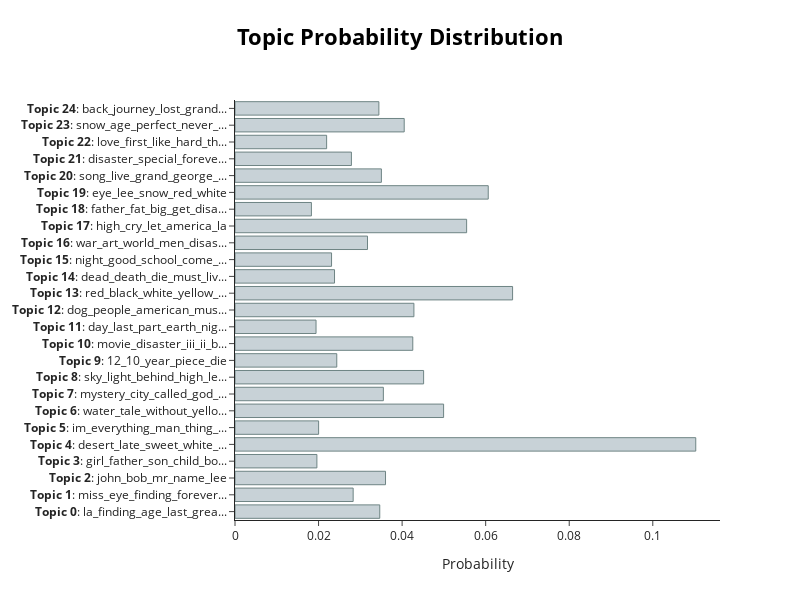

The code cell stored with this chart in its notebook:
### Code cell
# Visualize probability distribution
topic_model_title.visualize_distribution(topic_model_title.probabilities_[0], min_probability=0.001)

### Figure 1 — Plotly figure (JSON) as saved in the notebook; plotly's stock layout.template omitted (floating-point values rounded to 4 significant figures)
{"data": [{"marker": {"color": "#C8D2D7", "line": {"color": "#6E8484", "width": 1}}, "orientation": "h", "type": "bar", "x": [0.03465, 0.02828, 0.03603, 0.0196, 0.1103, 0.02001, 0.04993, 0.03551, 0.04515, 0.02436, 0.04256, 0.0194, 0.04283, 0.06644, 0.02382, 0.02311, 0.03172, 0.05544, 0.01829, 0.06061, 0.03504, 0.02786, 0.02193, 0.0405, 0.03444], "y": ["<b>Topic 0</b>: la_finding_age_last_grea...", "<b>Topic 1</b>: miss_eye_finding_forever...", "<b>Topic 2</b>: john_bob_mr_name_lee", "<b>Topic 3</b>: girl_father_son_child_bo...", "<b>Topic 4</b>: desert_late_sweet_white_...", "<b>Topic 5</b>: im_everything_man_thing_...", "<b>Topic 6</b>: water_tale_without_yello...", "<b>Topic 7</b>: mystery_city_called_god_...", "<b>Topic 8</b>: sky_light_behind_high_le...", "<b>Topic 9</b>: 12_10_year_piece_die", "<b>Topic 10</b>: movie_disaster_iii_ii_b...", "<b>Topic 11</b>: day_last_part_earth_nig...", "<b>Topic 12</b>: dog_people_american_mus...", "<b>Topic 13</b>: red_black_white_yellow_...", "<b>Topic 14</b>: dead_death_die_must_liv...", "<b>Topic 15</b>: night_good_school_come_...", "<b>Topic 16</b>: war_art_world_men_disas...", "<b>Topic 17</b>: high_cry_let_america_la", "<b>Topic 18</b>: father_fat_big_get_disa...", "<b>Topic 19</b>: eye_lee_snow_red_white", "<b>Topic 20</b>: song_live_grand_george_...", "<b>Topic 21</b>: disaster_special_foreve...", "<b>Topic 22</b>: love_first_like_hard_th...", "<b>Topic 23</b>: snow_age_perfect_never_...", "<b>Topic 24</b>: back_journey_lost_grand..."]}], "layout": {"height": 600, "hoverlabel": {"bgcolor": "white", "font": {"family": "Rockwell", "size": 16}}, "title": {"font": {"color": "Black", "size": 22}, "text": "<b>Topic Probability Distribution</b>", "x": 0.5, "xanchor": "center", "y": 0.95, "yanchor": "top"}, "width": 800, "xaxis": {"title": {"text": "Probability"}}}}
